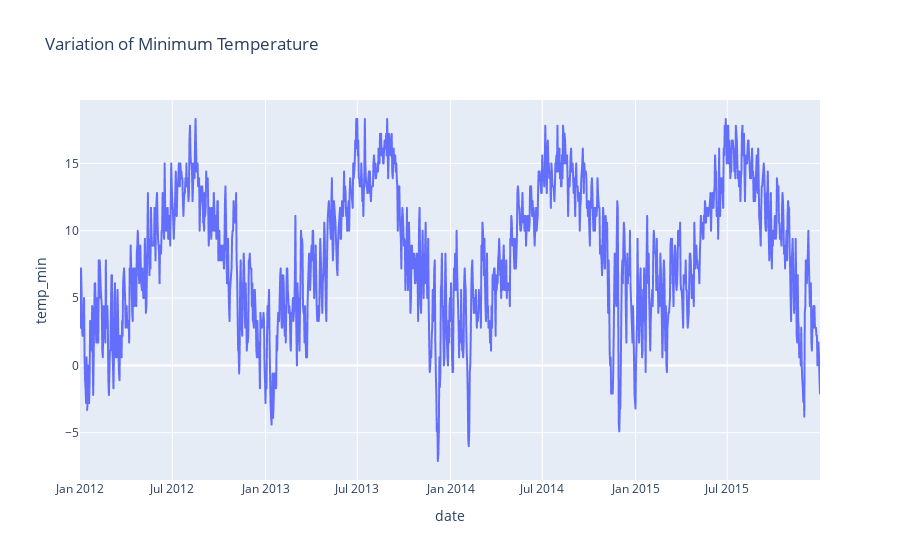

The code cell stored with this chart in its notebook:
### Code cell
px.line(data_frame = data,
       x = 'date',
       y = 'temp_min', 
       title = 'Variation of Minimum Temperature')

### Figure 1 — Plotly figure (JSON) as saved in the notebook; plotly's stock layout.template omitted (floating-point values rounded to 4 significant figures; data arrays with more than 128 entries replaced by an {"elided": "..."} marker saying what was removed)
{"data": [{"hovertemplate": "date=%{x}<br>temp_min=%{y}<extra></extra>", "legendgroup": "", "line": {"color": "#636efa", "dash": "solid"}, "marker": {"symbol": "circle"}, "mode": "lines", "name": "", "showlegend": false, "type": "scattergl", "x": {"elided": "1461 str values"}, "xaxis": "x", "y": {"elided": "1461 float values"}, "yaxis": "y"}], "layout": {"autosize": true, "legend": {"tracegroupgap": 0}, "title": {"text": "Variation of Minimum Temperature"}, "xaxis": {"anchor": "y", "autorange": true, "domain": [0, 1], "range": ["2012-01-01", "2015-12-31"], "title": {"text": "date"}, "type": "date"}, "yaxis": {"anchor": "x", "autorange": true, "domain": [0, 1], "range": [-8.511, 19.71], "title": {"text": "temp_min"}, "type": "linear"}}}
